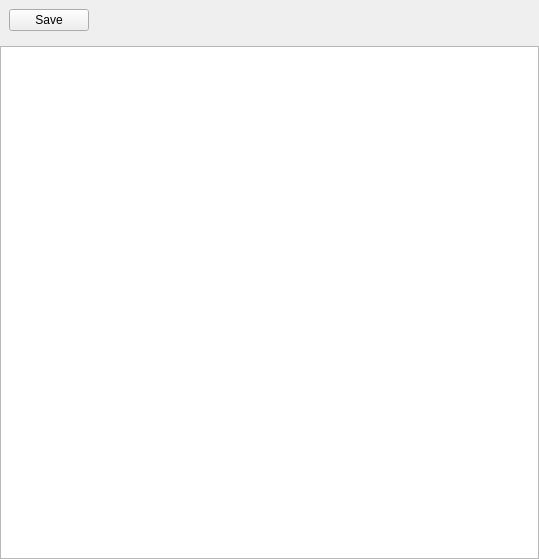
<?xml version="1.0" encoding="UTF-8"?>
<ui version="4.0">
 <class>FormScriptEditor</class>
 <widget class="QWidget" name="FormScriptEditor">
  <property name="geometry">
   <rect>
    <x>0</x>
    <y>0</y>
    <width>539</width>
    <height>559</height>
   </rect>
  </property>
  <property name="windowTitle">
   <string>Script Editor</string>
  </property>
  <layout class="QVBoxLayout" name="verticalLayout_2">
   <property name="margin">
    <number>0</number>
   </property>
   <item>
    <layout class="QVBoxLayout" name="verticalLayout">
     <item>
      <widget class="QFrame" name="frame">
       <property name="frameShape">
        <enum>QFrame::NoFrame</enum>
       </property>
       <property name="frameShadow">
        <enum>QFrame::Raised</enum>
       </property>
       <layout class="QHBoxLayout" name="horizontalLayout_2">
        <item>
         <widget class="QPushButton" name="pushButton">
          <property name="text">
           <string>Save</string>
          </property>
         </widget>
        </item>
        <item>
         <spacer name="horizontalSpacer">
          <property name="orientation">
           <enum>Qt::Horizontal</enum>
          </property>
          <property name="sizeHint" stdset="0">
           <size>
            <width>425</width>
            <height>20</height>
           </size>
          </property>
         </spacer>
        </item>
       </layout>
      </widget>
     </item>
     <item>
      <widget class="QTextEdit" name="textEdit"/>
     </item>
    </layout>
   </item>
  </layout>
 </widget>
 <resources/>
 <connections/>
</ui>
